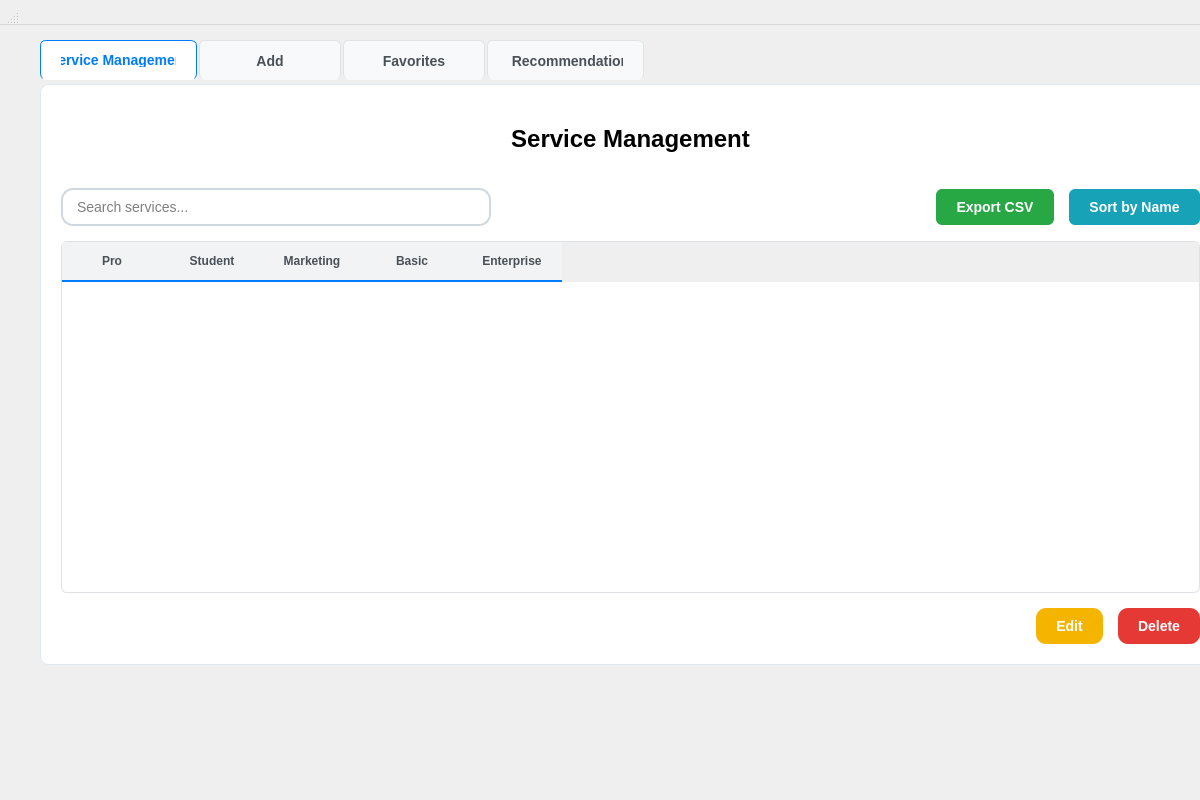
<?xml version="1.0" encoding="UTF-8"?>
<ui version="4.0">
 <class>TemplateWidget</class>
 <widget class="QWidget" name="TemplateWidget">
  <property name="geometry">
   <rect>
    <x>0</x>
    <y>0</y>
    <width>1200</width>
    <height>800</height>
   </rect>
  </property>
  <property name="styleSheet">
   <string>QMainWindow {
    background-color: #f8f9fa;
    font-family: 'Segoe UI', Arial, sans-serif;
}

QTabWidget::pane {
    border: 1px solid #e1e8ed;
    border-radius: 8px;
    background-color: #ffffff;
    margin-top: 4px;
}

QTabWidget::tab-bar {
    alignment: left;
}

QTabBar::tab {
    background-color: #f8f9fa;
    border: 1px solid #dee2e6;
    border-bottom: none;
    border-radius: 6px 6px 0 0;
    padding: 12px 20px;
    margin-right: 2px;
    font-weight: 700; /* make tab text bold */
    color: #495057;
    font-size: 14px;
    min-width: 100px;
}

QTabBar::tab:selected {
    background-color: #ffffff;
    color: #007bff;
    border-color: #007bff;
    border-bottom: 1px solid #ffffff;
}

QTableWidget {
    gridline-color: #e9ecef;
    background-color: #ffffff;
    alternate-background-color: #f8f9fa;
    border: 1px solid #dee2e6;
    border-radius: 6px;
}

QTableWidget::item {
    padding: 8px;
    border-bottom: 1px solid #e9ecef;
}

QTableWidget::item:selected {
    background-color: #e3f2fd;
    color: #1976d2;
}

QHeaderView::section {
    background-color: #f1f3f4;
    padding: 10px;
    border: none;
    border-bottom: 2px solid #007bff;
    font-weight: 600;
    color: #495057;
}

QPushButton {
    background-color: #007bff;
    color: white;
    border: none;
    padding: 10px 20px;
    border-radius: 6px;
    font-weight: 600;
    font-size: 14px;
}

/* Service Management Button Colors */
QPushButton#exportCsvBtn {
    background-color: #28a745;
    color: white;
}

QPushButton#exportCsvBtn:hover {
    background-color: #218838;
}

QPushButton#btnSortByName {
    background-color: #17a2b8;
    color: white;
}

QPushButton#btnSortByName:hover {
    background-color: #138496;
}

QPushButton#btnEditService {
    /* Modified to match reference: yellow/golden modify button */
    background-color: #f5b400;
    color: white;
    font-weight: 600;
    border-radius: 10px;
    padding: 10px 20px;
}

QPushButton#btnEditService:hover {
    background-color: #e0a800;
}

QPushButton#btnEditService:disabled {
    background-color: #6c757d;
    color: #ffffff;
}

QPushButton#btnDeleteService {
    background-color: #e53935;
    color: white;
    border-radius: 10px;
    padding: 10px 20px;
}

QPushButton#btnDeleteService:hover {
    background-color: #c62828;
}

QPushButton#btnDeleteService:disabled {
    background-color: #6c757d;
    color: #ffffff;
}

/* updateClientBtn removed from UI (Modify button removed from Clients tab) */

QLineEdit, QTextEdit, QComboBox {
    padding: 8px 12px;
    border: 2px solid #d0d7dd;
    border-radius: 12px;
    background-color: #ffffff;
    color: #000000;
    font-size: 14px;
}

QLineEdit:hover {
    border: 2px solid #4da3ff;
}

QLineEdit:focus {
    border: 2px solid #007bff;
    outline: none;
}

QLabel {
    color: #000000;
    font-size: 14px;
    font-weight: 500;
}

QLabel#headerTitle {
    font-size: 24px;
    font-weight: 700;
    color: #000000;
    padding: 20px 0;
}
QLabel#headerTitle:hover {
    color: #1e88ff; /* light blue text on hover */
}
</string>
  </property>
  <widget class="QWidget" name="centralwidget">
   <property name="geometry">
    <rect>
     <x>10</x>
     <y>20</y>
     <width>1241</width>
     <height>665</height>
    </rect>
   </property>
   <layout class="QVBoxLayout" name="mainLayout">
    <property name="spacing">
     <number>20</number>
    </property>
    <property name="leftMargin">
     <number>30</number>
    </property>
    <property name="topMargin">
     <number>20</number>
    </property>
    <property name="rightMargin">
     <number>30</number>
    </property>
    <property name="bottomMargin">
     <number>20</number>
    </property>
    <item>
     <widget class="QTabWidget" name="clientTabWidget">
      <property name="currentIndex">
       <number>0</number>
      </property>
      <widget class="QWidget" name="serviceManagementTab">
       <attribute name="icon">
        <iconset resource="resources.qrc">
         <normaloff>:/resources/icons/clients.svg</normaloff>:/resources/icons/clients.svg</iconset>
       </attribute>
       <attribute name="title">
        <string>Service Management</string>
       </attribute>
       <layout class="QVBoxLayout" name="serviceManagementLayout">
        <property name="spacing">
         <number>15</number>
        </property>
        <property name="leftMargin">
         <number>20</number>
        </property>
        <property name="topMargin">
         <number>20</number>
        </property>
        <property name="rightMargin">
         <number>20</number>
        </property>
        <property name="bottomMargin">
         <number>20</number>
        </property>
        <item>
         <widget class="QLabel" name="headerTitle">
          <property name="text">
           <string>Service Management</string>
          </property>
          <property name="alignment">
           <set>Qt::AlignmentFlag::AlignCenter</set>
          </property>
         </widget>
        </item>
        <item>
         <layout class="QHBoxLayout" name="topControlsLayout">
          <item>
           <widget class="QLineEdit" name="searchServices">
            <property name="minimumSize">
             <size>
              <width>250</width>
              <height>0</height>
             </size>
            </property>
            <property name="placeholderText">
             <string>Search services...</string>
            </property>
            <property name="clearButtonEnabled">
             <bool>true</bool>
            </property>
           </widget>
          </item>
          <item>
           <spacer name="topControlsSpacer">
            <property name="orientation">
             <enum>Qt::Orientation::Horizontal</enum>
            </property>
            <property name="sizeHint" stdset="0">
             <size>
              <width>40</width>
              <height>20</height>
             </size>
            </property>
           </spacer>
          </item>
          <item>
           <widget class="QPushButton" name="exportCsvBtn">
            <property name="text">
             <string>Export CSV</string>
            </property>
            <property name="icon">
             <iconset resource="resources.qrc">
              <normaloff>:/resources/icons/export.svg</normaloff>:/resources/icons/export.svg</iconset>
            </property>
            <property name="iconSize">
             <size>
              <width>16</width>
              <height>16</height>
             </size>
            </property>
           </widget>
          </item>
          <item>
           <widget class="QPushButton" name="btnSortByName">
            <property name="text">
             <string>Sort by Name</string>
            </property>
            <property name="icon">
             <iconset resource="resources.qrc">
              <normaloff>:/resources/icons/sort.svg</normaloff>:/resources/icons/sort.svg</iconset>
            </property>
            <property name="iconSize">
             <size>
              <width>16</width>
              <height>16</height>
             </size>
            </property>
           </widget>
          </item>
         </layout>
        </item>
        <item>
         <widget class="QTableWidget" name="clientsTable">
          <property name="columnCount">
           <number>5</number>
          </property>
          <column>
           <property name="text">
            <string>Pro</string>
           </property>
           <property name="font">
            <font>
             <bold>true</bold>
            </font>
           </property>
          </column>
          <column>
           <property name="text">
            <string>Student</string>
           </property>
           <property name="font">
            <font>
             <bold>true</bold>
            </font>
           </property>
          </column>
          <column>
           <property name="text">
            <string>Marketing</string>
           </property>
           <property name="font">
            <font>
             <bold>true</bold>
            </font>
           </property>
          </column>
          <column>
           <property name="text">
            <string>Basic</string>
           </property>
           <property name="font">
            <font>
             <bold>true</bold>
            </font>
           </property>
          </column>
          <column>
           <property name="text">
            <string>Enterprise</string>
           </property>
           <property name="font">
            <font>
             <bold>true</bold>
            </font>
           </property>
          </column>
         </widget>
        </item>
        <item>
         <layout class="QHBoxLayout" name="serviceButtonsLayout">
          <item>
           <spacer name="serviceButtonsSpacer">
            <property name="orientation">
             <enum>Qt::Orientation::Horizontal</enum>
            </property>
            <property name="sizeHint" stdset="0">
             <size>
              <width>40</width>
              <height>20</height>
             </size>
            </property>
           </spacer>
          </item>
          <item>
           <widget class="QPushButton" name="btnEditService">
            <property name="text">
             <string>Edit</string>
            </property>
            <property name="icon">
             <iconset resource="resources.qrc">
              <normaloff>:/resources/icons/modify.svg</normaloff>:/resources/icons/modify.svg</iconset>
            </property>
            <property name="iconSize">
             <size>
              <width>16</width>
              <height>16</height>
             </size>
            </property>
           </widget>
          </item>
          <item>
           <widget class="QPushButton" name="btnDeleteService">
            <property name="text">
             <string>Delete</string>
            </property>
            <property name="icon">
             <iconset resource="resources.qrc">
              <normaloff>:/resources/icons/delete.svg</normaloff>:/resources/icons/delete.svg</iconset>
            </property>
            <property name="iconSize">
             <size>
              <width>16</width>
              <height>16</height>
             </size>
            </property>
           </widget>
          </item>
         </layout>
        </item>
       </layout>
      </widget>
      <widget class="QWidget" name="addTab">
       <attribute name="icon">
        <iconset resource="resources.qrc">
         <normaloff>:/resources/icons/add.svg</normaloff>:/resources/icons/add.svg</iconset>
       </attribute>
       <attribute name="title">
        <string>Add</string>
       </attribute>
       <layout class="QVBoxLayout" name="addLayout">
        <property name="spacing">
         <number>15</number>
        </property>
        <property name="leftMargin">
         <number>20</number>
        </property>
        <property name="topMargin">
         <number>20</number>
        </property>
        <property name="rightMargin">
         <number>20</number>
        </property>
        <property name="bottomMargin">
         <number>20</number>
        </property>
        <item>
         <widget class="QLabel" name="addLabel">
          <property name="text">
           <string>Add New Service</string>
          </property>
          <property name="alignment">
           <set>Qt::AlignmentFlag::AlignCenter</set>
          </property>
         </widget>
        </item>
        <item>
         <layout class="QFormLayout" name="addFormLayout">
          <item row="0" column="0">
           <widget class="QLabel" name="addServiceIdLabel">
            <property name="text">
             <string>Service ID:</string>
            </property>
           </widget>
          </item>
          <item row="0" column="1">
           <widget class="QLineEdit" name="addServiceIdEdit">
            <property name="readOnly">
             <bool>true</bool>
            </property>
           </widget>
          </item>
          <item row="1" column="0">
           <widget class="QLabel" name="addServiceNameLabel">
            <property name="text">
             <string>Name:</string>
            </property>
           </widget>
          </item>
          <item row="1" column="1">
           <widget class="QLineEdit" name="addNameEdit"/>
          </item>
          <item row="2" column="0">
           <widget class="QLabel" name="addServiceDescLabel">
            <property name="text">
             <string>Description:</string>
            </property>
           </widget>
          </item>
          <item row="2" column="1">
           <widget class="QTextEdit" name="addDescriptionEdit"/>
          </item>
          <item row="3" column="0">
           <widget class="QLabel" name="addServiceCategoryLabel">
            <property name="text">
             <string>Category:</string>
            </property>
           </widget>
          </item>
          <item row="3" column="1">
           <widget class="QComboBox" name="addCategoryCombo">
            <item>
             <property name="text">
              <string>General</string>
             </property>
            </item>
            <item>
             <property name="text">
              <string>Maintenance</string>
             </property>
            </item>
            <item>
             <property name="text">
              <string>Consulting</string>
             </property>
            </item>
           </widget>
          </item>
          <item row="4" column="0">
           <widget class="QLabel" name="addServicePriceLabel">
            <property name="text">
             <string>Price:</string>
            </property>
           </widget>
          </item>
          <item row="4" column="1">
           <widget class="QLineEdit" name="addPriceEdit"/>
          </item>
          <item row="5" column="0">
           <widget class="QLabel" name="addServiceDateLabel">
            <property name="text">
             <string>Date Created:</string>
            </property>
           </widget>
          </item>
          <item row="5" column="1">
           <widget class="QDateTimeEdit" name="addDateEdit">
            <property name="displayFormat">
             <string>yyyy-MM-dd HH:mm</string>
            </property>
           </widget>
          </item>
         </layout>
        </item>
        <item>
         <layout class="QHBoxLayout" name="addButtonLayout">
          <item>
           <spacer name="addButtonSpacer">
            <property name="orientation">
             <enum>Qt::Orientation::Horizontal</enum>
            </property>
            <property name="sizeHint" stdset="0">
             <size>
              <width>40</width>
              <height>20</height>
             </size>
            </property>
           </spacer>
          </item>
          <item>
           <widget class="QPushButton" name="addServiceBtn">
            <property name="text">
             <string>Add Service</string>
            </property>
            <property name="icon">
             <iconset resource="resources.qrc">
              <normaloff>:/resources/icons/add.svg</normaloff>:/resources/icons/add.svg</iconset>
            </property>
           </widget>
          </item>
         </layout>
        </item>
        <item>
         <spacer name="addVerticalSpacer">
          <property name="orientation">
           <enum>Qt::Orientation::Vertical</enum>
          </property>
          <property name="sizeHint" stdset="0">
           <size>
            <width>20</width>
            <height>40</height>
           </size>
          </property>
         </spacer>
        </item>
       </layout>
      </widget>
      <widget class="QWidget" name="voiceChatTab">
       <attribute name="icon">
        <iconset resource="resources.qrc">
         <normaloff>:/resources/icons/star.svg</normaloff>:/resources/icons/star.svg</iconset>
       </attribute>
       <attribute name="title">
        <string>Favorites</string>
       </attribute>
       <layout class="QVBoxLayout" name="voiceChatLayout">
        <property name="spacing">
         <number>15</number>
        </property>
        <property name="leftMargin">
         <number>20</number>
        </property>
        <property name="topMargin">
         <number>20</number>
        </property>
        <property name="rightMargin">
         <number>20</number>
        </property>
        <property name="bottomMargin">
         <number>20</number>
        </property>
        <item>
         <layout class="QHBoxLayout" name="voiceControlLayout"/>
        </item>
       </layout>
      </widget>
      <widget class="QWidget" name="modifyTab">
       <attribute name="icon">
        <iconset resource="resources.qrc">
         <normaloff>:/resources/icons/chatbot.svg</normaloff>:/resources/icons/chatbot.svg</iconset>
       </attribute>
       <attribute name="title">
        <string>AI Recommendations</string>
       </attribute>
       <layout class="QVBoxLayout" name="modifyLayout">
        <property name="spacing">
         <number>15</number>
        </property>
        <property name="leftMargin">
         <number>20</number>
        </property>
        <property name="topMargin">
         <number>20</number>
        </property>
        <property name="rightMargin">
         <number>20</number>
        </property>
        <property name="bottomMargin">
         <number>20</number>
        </property>
       </layout>
      </widget>
     </widget>
    </item>
   </layout>
  </widget>
  <widget class="QMenuBar" name="menubar">
   <property name="geometry">
    <rect>
     <x>0</x>
     <y>0</y>
     <width>1200</width>
     <height>25</height>
    </rect>
   </property>
  </widget>
  <widget class="QStatusBar" name="statusbar">
   <property name="geometry">
    <rect>
     <x>0</x>
     <y>0</y>
     <width>20</width>
     <height>25</height>
    </rect>
   </property>
  </widget>
 </widget>
 <resources>
  <include location="resources.qrc"/>
 </resources>
 <connections/>
</ui>
